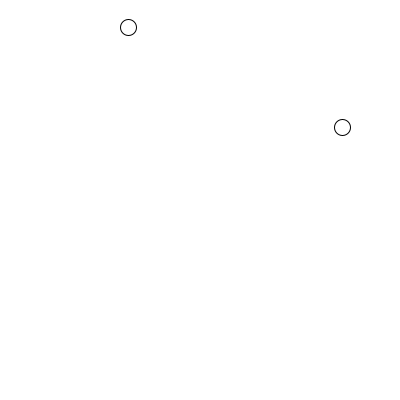
Frame 1 (no input)
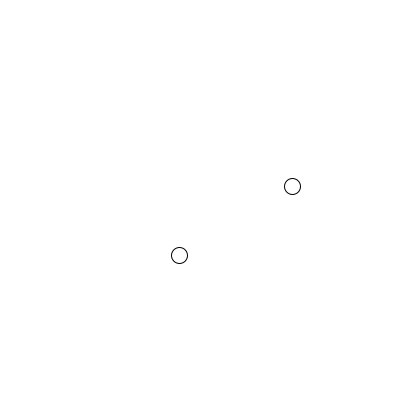
Frame 60 (the mouse pressed at the canvas centre just before this capture)
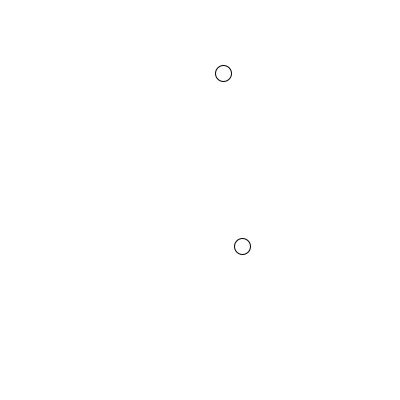
Frame 120 (the mouse held since frame 60 and released just before this capture)

The Processing sketch that drew these frames (run headless with seeded random() and noise(); from frame 60 on, the mouse is pressed at the canvas centre):

// Processing sketch: sketch_170711b
// ── sketch_170711b.pde
Particula p, q, r;

void setup(){
  size(400,400);
  p = new Particula();//crear instancia
  q = new Particula();//crear instancia
  r = new Particula();//crear instancia
}
void draw(){
  background(255);
  p.actualizar();
  q.actualizar();
  r.actualizar();
  p.actualizar();
  q.dibujar();
  r.dibujar();
}




// ── Particula.pde
class Particula{//Nombre de la clase en mayuscula
  float x, y;//posicion
  float dx, dy;//velocidad
  float tamano;
    
  Particula(){//constructor
    x      = random(width);
    y      = random(height);
    dx     = random(-10,10);
    dy     = random(-10,10);
    tamano = 16;
  }
  void actualizar(){
    x+=dx;
    y+=dy;
    if(x<0)     x+=width;
    if(x>width) x-=width;
    if(y<0)     y+=height;
    if(y>height)y-=height;
  }
  void dibujar(){
    pushMatrix();
    translate(x,y);
    ellipse(0,0,tamano,tamano);
    popMatrix();
  }
}
